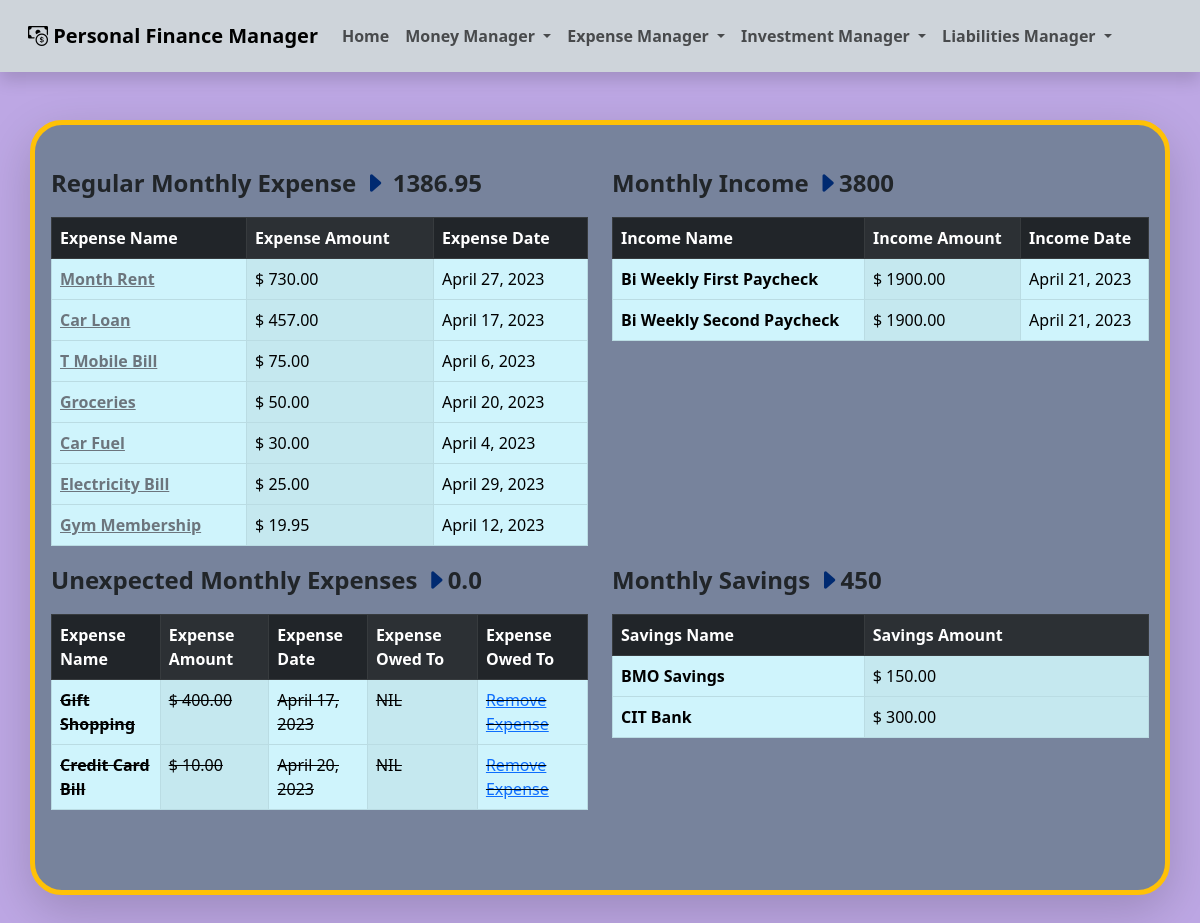
Page /expensetracker/viewexpense/ on the earlier database version.
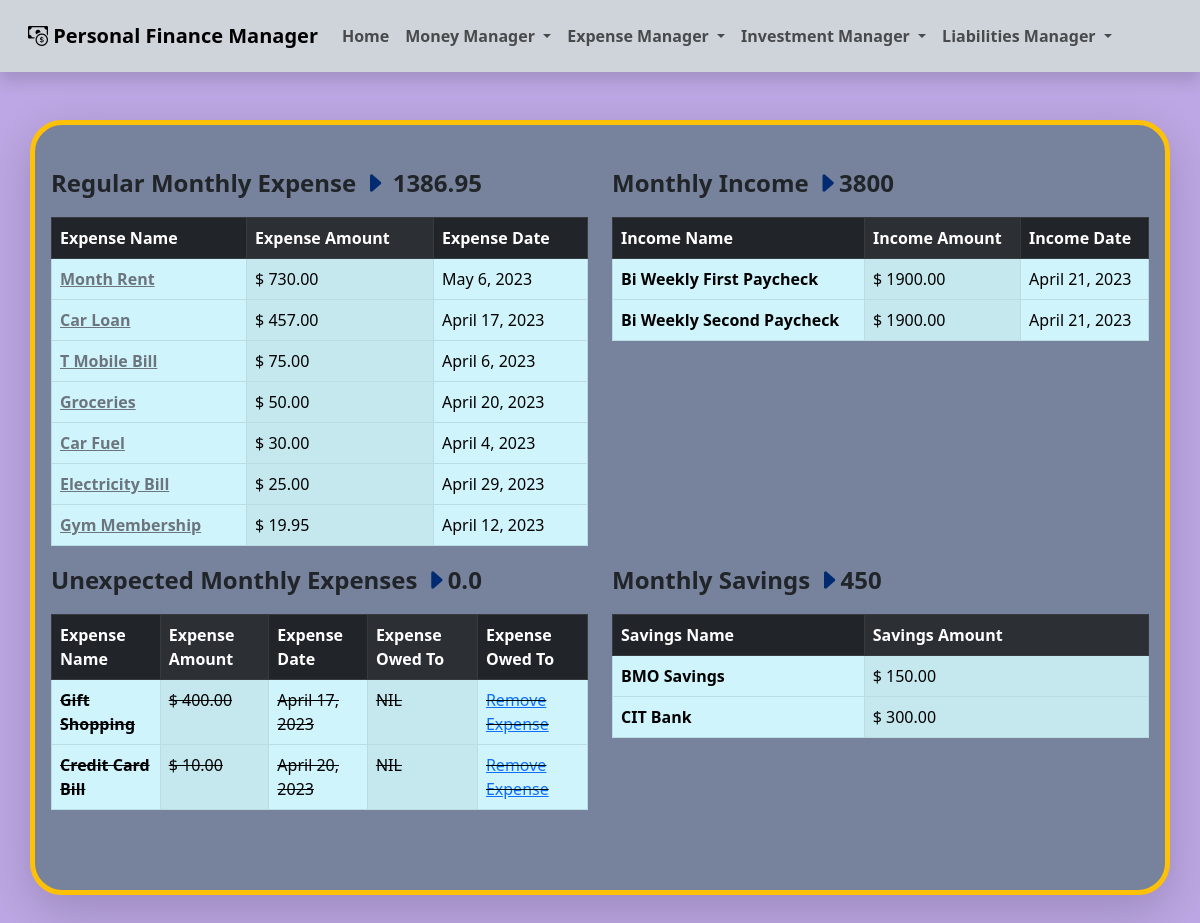
Same page on the later database version.
### expensetracker/models.py (models this page shows, shortened)
class regularmonthlyexpense(models.Model):
    expenseName = models.CharField(max_length=50)
    expenseAmount = models.DecimalField(max_digits=6, decimal_places=2)
    expenseDate = models.DateField(default=timezone.now)

### expensetracker/views.py (the view)
# urls.py: path("viewexpense/", views.viewexpense, name="viewexpense"),
def viewexpense(request):
    allregularmonthlyexpense = regularmonthlyexpense.objects.all().order_by(
        'expenseAmount').reverse()
    allregularmonthlysavings = regularmonthlysavings.objects.all()
    allunexpectedmonthlyexpense = unexpectedmonthlyexpense.objects.all()
    allregularmonthlyincome = regularmonthlyincome.objects.all()
    totalRegularExpense = regularmonthlyexpense.objects.aggregate(
        Sum('expenseAmount'))['expenseAmount__sum']
    totalMonthlyIncome = regularmonthlyincome.objects.aggregate(
        Sum('incomeAmount'))['incomeAmount__sum']
    totalSavings = regularmonthlysavings.objects.all().aggregate(
        Sum('savingsAmount'))['savingsAmount__sum']
    totalMonthlySavings = totalSavings
    totalUnexpectedExpense = unexpectedmonthlyexpense.objects.all().exclude(
        expenseStatus=False).aggregate(
        Sum('expenseAmount'))['expenseAmount__sum']
    totalUnexpectedExpense = 0.00 if totalUnexpectedExpense is None else totalUnexpectedExpense
    totalSavings = (totalSavings/totalMonthlyIncome) * 100
    expensePercentage = (totalRegularExpense/totalMonthlyIncome) * 100
    leftOverPercentage = ((totalMonthlyIncome -
                          (totalSavings+totalRegularExpense)) / totalMonthlyIncome) * 100
    return render(request, "viewexpense.html", {"allregularmonthlyexpense": allregularmonthlyexpense, "allunexpectedmonthlyexpense":
                                                allunexpectedmonthlyexpense, "allregularmonthlyincome": allregularmonthlyincome,
                                                "totalRegularExpense": totalRegularExpense, "totalMonthlyIncome": totalMonthlyIncome,
                                                "expensePercentage": expensePercentage, "totalSavings": totalSavings, "allregularmonthlysavings": allregularmonthlysavings,
                                                "leftOverPercentage": leftOverPercentage, "totalUnexpectedExpense": totalUnexpectedExpense, "totalMonthlySavings": totalMonthlySavings})

### expensetracker/templates/viewexpense.html
{% extends 'website-master.html' %} {% block content %}
<br />
<div class="row">
  <div class="col-md-6">
    <p class="fs-4 fw-semibold">
      Regular Monthly Expense
      <i
        class="bi bi-caret-right-fill"
        style="font-size: 1.5rem; color: #002a71"
      ></i>
      {{totalRegularExpense|floatformat:2}}
    </p>
    <table
      class="table table-striped-columns table-info table-hover table-bordered"
    >
      <thead class="table-dark">
        <tr>
          <th scope="col">Expense Name</th>
          <th scope="col">Expense Amount</th>
          <th scope="col">Expense Date</th>
        </tr>
      </thead>
      <tbody>
        {% for eachExpenseItem in allregularmonthlyexpense %}
        <tr>
          <th scope="row">
            <a
              class="link-secondary"
              href="{% url 'editmonthlyexpense' eachExpenseItem.id %}"
              >{{ eachExpenseItem.expenseName }}</a
            >
          </th>
          <td>$ {{ eachExpenseItem.expenseAmount|floatformat:2 }}</td>
          <td>{{ eachExpenseItem.expenseDate }}</td>
        </tr>
        {% endfor %}
      </tbody>
    </table>
  </div>
  <div class="col-md-6">
    <p class="fs-4 fw-semibold">
      Monthly Income
      <i
        class="bi bi-caret-right-fill"
        style="font-size: 1.5rem; color: #002a71"
      ></i
      >{{totalMonthlyIncome}}
    </p>
    <table
      class="table table-striped-columns table-info table-hover table-bordered"
    >
      <thead class="table-dark">
        <tr>
          <th scope="col">Income Name</th>
          <th scope="col">Income Amount</th>
          <th scope="col">Income Date</th>
        </tr>
      </thead>
      <tbody>
        {% for eachExpenseItem in allregularmonthlyincome %}
        <tr>
          <th scope="row">{{ eachExpenseItem.incomeName }}</th>
          <td>$ {{ eachExpenseItem.incomeAmount|floatformat:2 }}</td>
          <td>{{ eachExpenseItem.incomeDate }}</td>
        </tr>
        {% endfor %}
      </tbody>
    </table>
  </div>
  <div class="col-md-6">
    <p class="fs-4 fw-semibold">
      Unexpected Monthly Expenses
      <i
        class="bi bi-caret-right-fill"
        style="font-size: 1.5rem; color: #002a71"
      ></i
      >{{totalUnexpectedExpense}}
    </p>
    <table
      class="table table-striped-columns table-info table-hover table-bordered"
    >
      <thead class="table-dark">
        <tr>
          <th scope="col">Expense Name</th>
          <th scope="col">Expense Amount</th>
          <th scope="col">Expense Date</th>
          <th scope="col">Expense Owed To</th>
          <th scope="col">Expense Owed To</th>
        </tr>
      </thead>
      <tbody>
        {% for eachExpenseItem in allunexpectedmonthlyexpense %}
        {% if eachExpenseItem.expenseStatus %}
        <tr>
          {% else %}
        <tr class="text-decoration-line-through">
          {% endif %}
          <th scope="row">{{ eachExpenseItem.expenseName }}</th>
          <td>$ {{ eachExpenseItem.expenseAmount|floatformat:2 }}</td>
          <td>{{ eachExpenseItem.expenseDate }}</td>
          <td>{{ eachExpenseItem.expenseOwesTo }}</td>
          <td>
            <a href="{% url 'removeunexpectedexpense' eachExpenseItem.id %}"
              >Remove Expense</a
            >
          </td>
        </tr>
        {% endfor %}
      </tbody>
    </table>
  </div>
  <div class="col-md-6">
    <p class="fs-4 fw-semibold">
      Monthly Savings
      <i
        class="bi bi-caret-right-fill"
        style="font-size: 1.5rem; color: #002a71"
      ></i
      >{{totalMonthlySavings}}
    </p>
    <table
      class="table table-striped-columns table-info table-hover table-bordered"
    >
      <thead class="table-dark">
        <tr>
          <th scope="col">Savings Name</th>
          <th scope="col">Savings Amount</th>
        </tr>
      </thead>
      <tbody>
        {% for eachSavingItem in allregularmonthlysavings %}
        <tr>
          <th scope="row">{{ eachSavingItem.savingsName }}</th>
          <td>$ {{ eachSavingItem.savingsAmount|floatformat:2 }}</td>
        </tr>
        {% endfor %}
      </tbody>
    </table>
  </div>
</div>
<br />
<br />
{% endblock %}

Differences in the rows shown:
changed regularmonthlyexpense "Month Rent": expenseDate "April 27, 2023" → "May 6, 2023"
